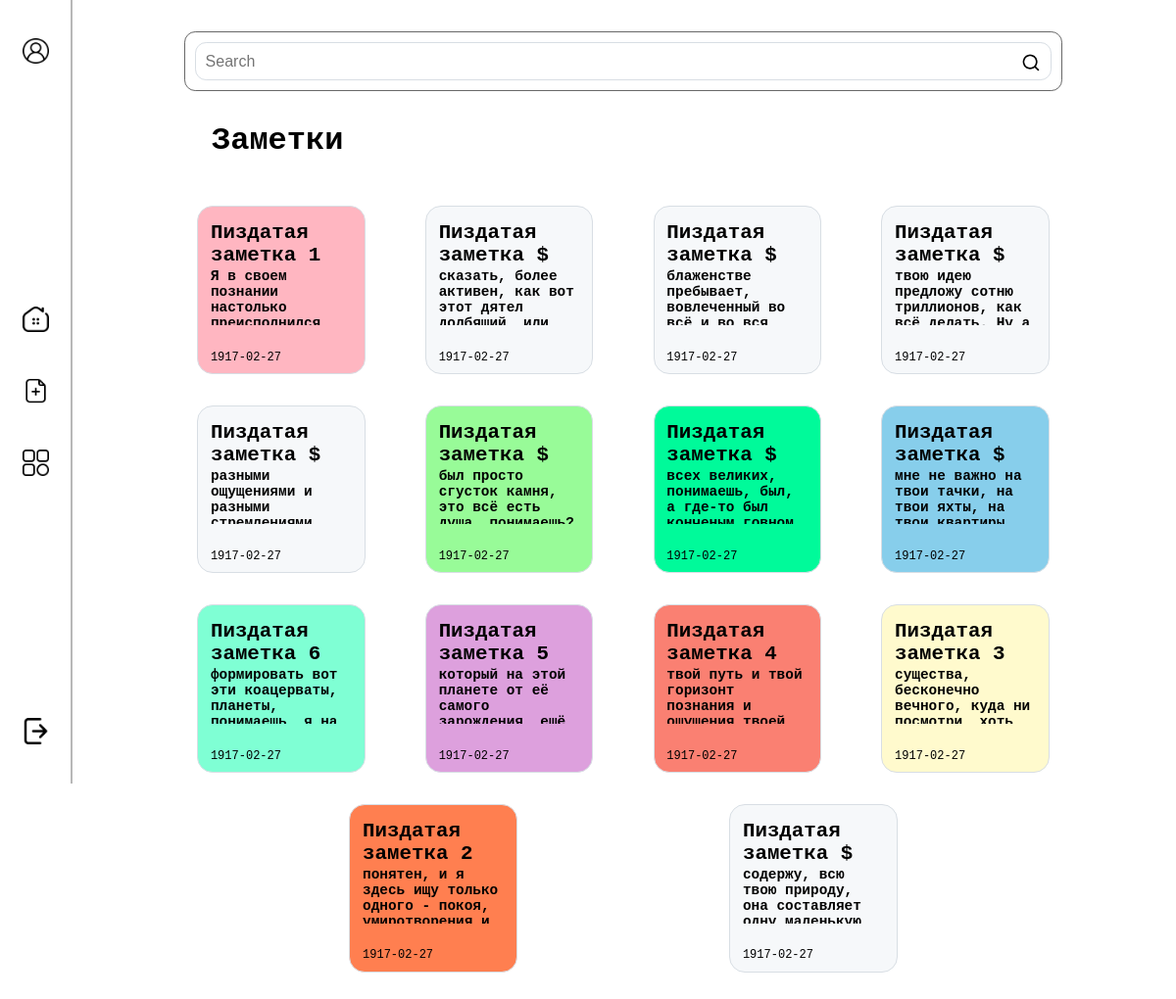
The app's page /main.php (signed in) with its own data.
### tables this page shows
CREATE TABLE `notes`
(
    `id`      int(11)    NOT NULL,
    `title`   varchar(30)         DEFAULT NULL,
    `article` varchar(255)        DEFAULT NULL,
    `created` date       NOT NULL,
    `deleted` tinyint(1) NOT NULL DEFAULT '0',
    `user_id` int(11)    NOT NULL,
    `color`   varchar(30)         DEFAULT NULL
);

### main.php (the view, shortened to what this page needs)
<?php
require_once("Connections/project_con.php");
$user = $_SESSION['user_id'][0];
$select_note = mysqli_query($link, "SELECT * FROM notes WHERE user_id = '$user' ORDER BY created DESC ");
$final_search_words = array();
$where_list = "SELECT * FROM notes WHERE";
$where_list = substr($where_list, 0, -3);
if (!empty($where_list)) {
    $res_query = mysqli_query($link, $where_list);
}
?>
<!DOCTYPE html>
<html lang="ru">
<head>
    <link rel="stylesheet" type="text/css" href="Styles/style.css">
    <link rel="stylesheet" type="text/css" href="Styles/font.css">
</head>
<body>
<div class="menu">
    <button type="button" title="Аккаунт" onclick="location.href='account.php';">
        <img alt="#" src="Photos/user.png">
    </button>
    <div>
        <button type="button" title="Хуйня.пнг">
            <img alt="#" src="Photos/house.png" onclick="location.href='main.php';">
        </button>
        <button type="button" title="Новая заметка" onclick="location.href='createNote.php';">
            <img alt="#" src="Photos/new-note.png">
        </button>
        <button type="button" title="Все заметки" onclick="location.href='main.php';">
            <img alt="#" src="Photos/menu.png">
        </button>
    </div>
    <button type="button" title="Выйти" onclick="location.href='logout.php';">
        <img alt="#" src="Photos/logout.png">
    </button>
</div>
<div class="content_wrapper">
    <div class="content">
        <div class="search">
            <form name="search" method="get" action="">
                <label for="search">
                    <input type="text" name="user_search" id="search" placeholder="Search">
                </label>
                <button type="submit">
                    <img alt="#" src="Photos/search.png">
                </button>
            </form>
        </div>
    </div>
    <h1>Заметки</h1>
    <div class="content">
        <?php if ($final_search_words[0] != "") { ?>
            <?php while ($res_array = mysqli_fetch_array($res_query)) { ?>
                <div class="block note" title="Редактировать заметку"
                     style="background: #<?php echo $res_array['color']; ?>"
                     onclick="location.href='editNote.php?note=<?php echo $res_array["id"]; ?>;'">
                    <div>
                        <div class="note_head">
                            <h2><?php echo $res_array['title']; ?></h2>
                        </div>
                        <div class="note_text">
                            <h3><?php echo $res_array['article']; ?></h3>
                        </div>
                    </div>
                    <div class="block_b">
                        <div class="note_date">
                            <p><?php echo $res_array['created']; ?></p>
                        </div>
                    </div>
                </div>
            <?php }
        } else {
            while ($note = mysqli_fetch_array($select_note)) {
                if (!($note['deleted'])) { ?>
                    <div class="block note" title="Редактировать заметку"
                         style="background: #<?php echo $note['color']; ?>"
                         onclick="location.href='editNote.php?note=<?php echo $note["id"]; ?>;'">
                        <div>
                            <div class="note_head">
                                <h2><?php echo $note['title']; ?></h2>
                            </div>
                            <div class="note_text">
                                <h3><?php echo $note['article']; ?></h3>
                            </div>
                        </div>
                        <div class="note_date">
                            <p><?php echo $note['created']; ?></p>
                        </div>
                    </div>
                <?php }
            }
        } ?>
    </div>
</div>
</body>
</html>

### Styles/style.css (style rules this page uses)
body { margin: 0; padding: 0; background-color: #ffffff; }
button { width: 4em; height: 4em; border: none; outline: none; background: none; }
input, textarea { width: -webkit-fill-available; resize: none; font-size: 1em; padding: 0.6em; background-color: #ffffff; border: 0.1em solid #d8dee4; border-radius: 0.7em; }
h1, h2, h3, p { margin: 0.1em 0; }
h1 { margin: 0 2em; font-size: 2em; font-family: 'SF Pro Bold', monospace; }
h2 { font-size: 1.3em; font-family: 'SF Pro Bold', monospace; }
h3 { font-size: 0.9em; font-family: 'SF Pro Light', monospace; }
p { font-size: 0.75em; font-family: 'SF Pro Light', monospace; }
.menu { float: left; position: fixed; width: 4.5em; height: calc(100vh - 2em); padding: 1em 0; display: flex; flex-direction: column; justify-content: space-between; border-right: 0.15em solid rgba(115, 115, 115, 0.5); }
.menu img { margin-top: 0.1em; width: 2em; }
.menu button { margin: 0.75em; }
.content_wrapper { float: right; width: calc(100% - 14.5em); margin: 0 5em; }
.content { display: flex; flex-wrap: wrap; justify-content: space-evenly; max-width: 60em; min-width: 9em; margin: 2em auto; }
.search { width: 100%; min-width: 9em; margin: 0 2em; padding: 10px; border: 1px solid #686868; border-radius: 0.7em; }
.search form { position: relative; }
.search button { padding: 0.2em; height: 2em; width: 2em; position: absolute; top: 0.6em; right: 0.6em; cursor: pointer; }
.search img { width: 1.5em; }
.block { position: relative; width: 100%; margin: 1em; padding: 0.8em; border: 0.1em solid #d8dee4; border-radius: 1em; background-color: #f6f8fa; }
.note { height: 9em; width: 9em; min-width: 9em; }
.note_text h3 { overflow-x: hidden; height: 4em; }
.note_date { position: absolute; bottom: 0; margin: 0.5em 0; }
#password, #search { padding: 0.6em 2.7em 0.6em 0.6em; }

### records on screen
notes: title "Пиздатая заметка 1", article "Я в своем познании настолько…", created "1917-02-27"
notes: title "Пиздатая заметка $", article "сказать, более активен, как вот этот дятел…", created "1917-02-27"
notes: title "Пиздатая заметка $", article "блаженстве пребывает, вовлеченный во…", created "1917-02-27"
notes: title "Пиздатая заметка $", article "твою идею предложу сотню триллионов, как…", created "1917-02-27"
notes: title "Пиздатая заметка $", article "разными ощущениями и разными…", created "1917-02-27"
notes: title "Пиздатая заметка $", article "был просто сгусток камня, это всё есть…", created "1917-02-27"
notes: title "Пиздатая заметка $", article "всех великих, понимаешь, был, а где-то был…", created "1917-02-27"
notes: title "Пиздатая заметка $", article "мне не важно на твои тачки, на твои яхты, на…", created "1917-02-27"
notes: title "Пиздатая заметка 6", article "формировать вот эти коацерваты, планеты,…", created "1917-02-27"
notes: title "Пиздатая заметка 5", article "который на этой планете от её самого…", created "1917-02-27"
notes: title "Пиздатая заметка 4", article "твой путь и твой горизонт познания и…", created "1917-02-27"
notes: title "Пиздатая заметка 3", article "существа, бесконечно вечного, куда ни…", created "1917-02-27"
notes: title "Пиздатая заметка 2", article "понятен, и я здесь ищу только одного - покоя,…", created "1917-02-27"
notes: title "Пиздатая заметка $", article "содержу, всю твою природу, она составляет…", created "1917-02-27"
